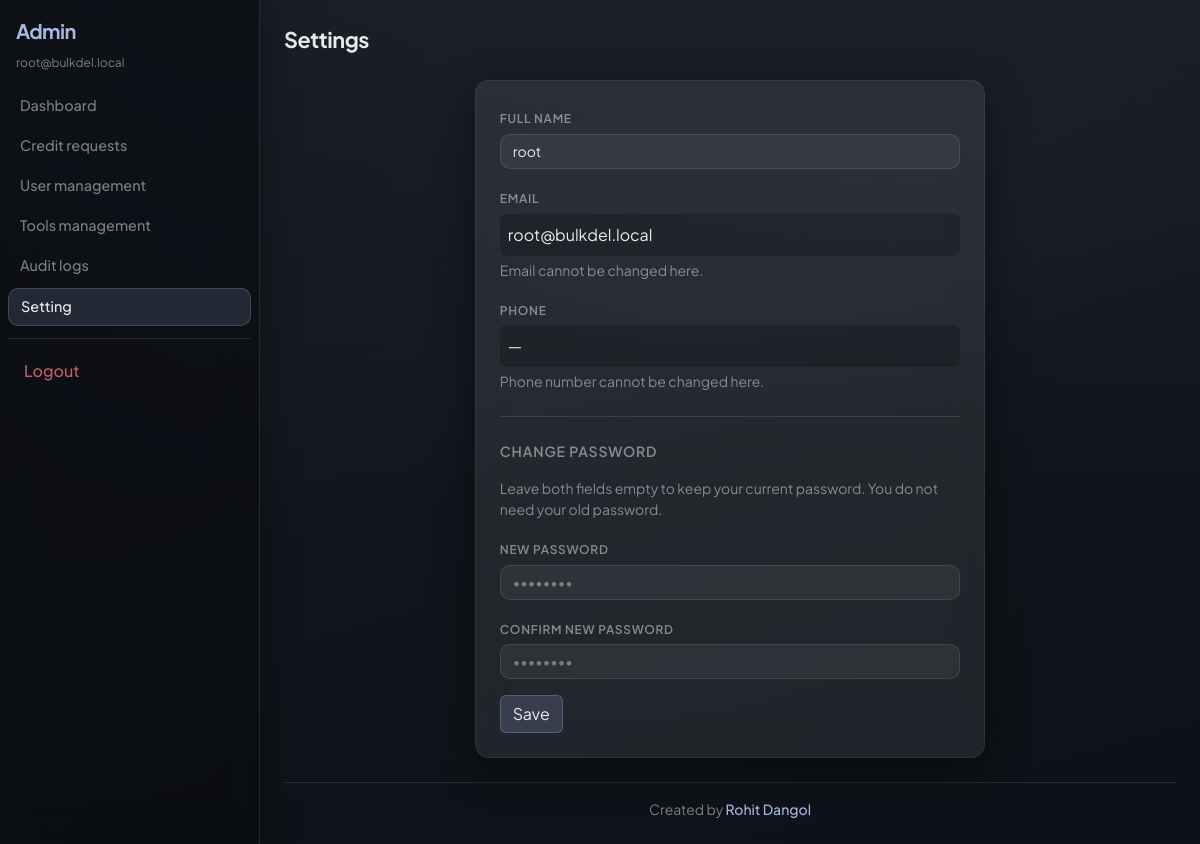
Page /admin-panel/settings/ (signed in) on the committed database.
### accounts/models.py (models this page shows, shortened)
class CustomUser(AbstractUser):
    username = None
    email = models.EmailField("email address", unique=True)
    full_name = models.CharField(max_length=255)
    role = models.CharField(
        max_length=20,
        choices=[("user", "User"), ("admin", "Admin")],
        default="user",
    )
    deleted_at = models.DateTimeField(null=True, blank=True)
    objects = CustomUserManager()
    USERNAME_FIELD = "email"
    REQUIRED_FIELDS = ["full_name"]
    class Meta:
        db_table = "accounts_user"
        ordering = ["-date_joined"]
    @property
    def is_admin_role(self) -> bool:
        return self.role == "admin"

class UserProfile(models.Model):
    user = models.OneToOneField(
        CustomUser,
        on_delete=models.CASCADE,
        related_name="profile",
    )
    avatar = models.ImageField(upload_to="avatars/", blank=True, null=True)
    phone = models.CharField(max_length=32, blank=True)
    timezone = models.CharField(max_length=64, default="UTC")
    status = models.CharField(max_length=64, blank=True)
    class Meta:
        db_table = "accounts_userprofile"

### adminpanel/views.py (the view)
# urls.py: path("settings/", views.settings_view, name="settings"),
@login_required
@admin_role_required
def settings_view(request):
    profile = request.user.profile
    if request.method == "POST":
        tuples = process_account_settings_post(request, request.user)
        flash_settings_messages(request, tuples)
        return redirect("adminpanel:settings")
    return render(request, "adminpanel/settings.html", {"profile": profile})

### core/context_processors.py (called while the page is built)
def _nav_section(path: str) -> str:
    if path.startswith("/tools"):
        return "tools"
    if path.startswith("/channels"):
        return "channel"
    if path.startswith("/billing"):
        return "billing"
    if path.startswith("/settings"):
        return "settings"
    if path.startswith("/dashboard"):
        return "dashboard"
    return "dashboard"

def _admin_nav_section(path: str) -> str:
    if path.startswith("/admin-panel/credit-requests"):
        return "credit_requests"
    if path.startswith("/admin-panel/users"):
        return "users"
    if path.startswith("/admin-panel/tools"):
        return "tools"
    if path.startswith("/admin-panel/audit"):
        return "audit"
    if path.startswith("/admin-panel/settings"):
        return "settings"
    if path.startswith("/admin-panel"):
        return "dashboard"
    return "dashboard"

def navigation(request):
    user = getattr(request, "user", None)
    path = getattr(request, "path_info", "") or ""
    is_admin = bool(
        user and user.is_authenticated and getattr(user, "is_admin_role", False)
    )
    show_user_sidenav = bool(
        user and user.is_authenticated and not is_admin
    )
    return {
        "nav_is_admin": is_admin,
        "nav_user_sidenav": show_user_sidenav,
        "nav_section": _nav_section(path),
        "nav_admin_section": _admin_nav_section(path) if is_admin else "",
    }

### templates/adminpanel/settings.html (shortened to what this page needs)
{% extends "base.html" %}
{% block content %}
<div class="tool-page-title mb-4">Settings</div>
<div class="row justify-content-center">
  <div class="col-md-7">
    <div class="glass-panel glass-panel--subtle p-3 p-md-4">
      <form method="post">
        {% include "accounts/includes/settings_fields.html" with show_timezone=False %}
        <button type="submit" class="btn btn-glass-primary">Save</button>
      </form>
    </div>
  </div>
</div>
{% endblock %}

### templates/base.html (shortened to what this page needs)
{% load static %}
<!DOCTYPE html>
<html lang="en">
<head>
  <link href="https://cdn.jsdelivr.net/npm/bootstrap@5.3.3/dist/css/bootstrap.min.css" rel="stylesheet">
  <link rel="stylesheet" href="{% static 'css/app.css' %}">
</head>
<body class="{% if user.is_authenticated %}{% if nav_user_sidenav or nav_is_admin %}glass-app {% endif %}{% endif %}bg-light">
{% if user.is_authenticated and nav_user_sidenav %}
<div class="d-flex flex-column min-vh-100">
  <header class="d-md-none glass-mobile-header px-3 py-2 d-flex align-items-center justify-content-between">
    <a class="text-decoration-none brand-mark" href="{% url 'core:dashboard' %}">BulkGame</a>
    <button class="btn btn-glass btn-sm" type="button" data-bs-toggle="offcanvas" data-bs-target="#userSidenavOffcanvas" aria-controls="userSidenavOffcanvas">Menu</button>
  </header>
  <div class="d-flex flex-grow-1 min-vh-0">
    <aside class="app-sidenav-aside d-none d-md-flex flex-column glass-sidenav py-3">
      <a class="text-decoration-none px-3 mb-2 brand-mark fs-5" href="{% url 'core:dashboard' %}">BulkGame</a>
      <div class="brand-subtle px-3 mb-3 text-truncate" title="{{ user.email }}">{{ user.email }}</div>
      {% include "includes/user_sidenav_links.html" %}
    </aside>
    <div class="offcanvas offcanvas-start d-md-none glass-offcanvas" tabindex="-1" id="userSidenavOffcanvas" aria-labelledby="userSidenavLabel">
      <div class="offcanvas-header border-bottom border-secondary border-opacity-25">
        <div>
          <div class="brand-mark" id="userSidenavLabel">BulkGame</div>
          <div class="brand-subtle text-truncate" style="max-width: 200px;">{{ user.email }}</div>
        </div>
        <button type="button" class="btn-close" data-bs-dismiss="offcanvas" aria-label="Close"></button>
      </div>
      <div class="offcanvas-body pt-3">
        {% include "includes/user_sidenav_links.html" %}
      </div>
    </div>
    <div class="flex-grow-1 overflow-auto">
      <div class="p-3 p-md-4 app-max">
{% elif user.is_authenticated and nav_is_admin %}
<div class="d-flex flex-column min-vh-100">
  <div class="d-flex flex-grow-1 min-vh-0">
    <aside class="app-sidenav-aside d-none d-md-flex flex-column glass-sidenav py-3">
      <a class="text-decoration-none px-3 mb-2 brand-mark fs-5" href="{% url 'adminpanel:dashboard' %}">Admin</a>
      <div class="brand-subtle px-3 mb-3 text-truncate" title="{{ user.email }}">{{ user.email }}</div>
      {% include "includes/admin_sidenav_links.html" %}
    </aside>
    <div class="flex-grow-1 overflow-auto">
      <div class="p-3 p-md-4 app-max">
{% endif %}
        {% block content %}{% endblock %}
        {% include "includes/site_footer.html" %}
{% if user.is_authenticated and nav_user_sidenav %}
      </div>
    </div>
  </div>
</div>
{% elif user.is_authenticated and nav_is_admin %}
      </div>
    </div>
  </div>
</div>
{% else %}
  </main>
{% endif %}
  <div class="toast-container position-fixed bottom-0 end-0 p-3" id="appToastContainer" style="z-index: 1080;"></div>
</body>
</html>

### templates/accounts/includes/settings_fields.html (shortened to what this page needs)
<div class="mb-3">
  <label class="form-label" for="id_full_name">Full name</label>
  <input type="text" name="full_name" id="id_full_name" class="form-control" value="{{ user.full_name }}" required autocomplete="name">
</div>
<div class="mb-3">
  <label class="form-label">Email</label>
  <p class="form-control-plaintext mb-0 py-2 rounded px-2" style="background:rgba(0,0,0,0.2);color:var(--text);">{{ user.email }}</p>
  <p class="small mb-0 mt-1" style="color:var(--text-muted);">Email cannot be changed here.</p>
</div>
<div class="mb-3">
  <label class="form-label">Phone</label>
  <p class="form-control-plaintext mb-0 py-2 rounded px-2" style="background:rgba(0,0,0,0.2);color:var(--text);">{{ profile.phone|default:"—" }}</p>
  <p class="small mb-0 mt-1" style="color:var(--text-muted);">Phone number cannot be changed here.</p>
</div>
<hr class="border-secondary border-opacity-25 my-4">
<div class="small text-uppercase mb-3" style="letter-spacing:0.06em;font-weight:600;color:var(--text-muted);">Change password</div>
<p class="small mb-3" style="color:var(--text-muted);">Leave both fields empty to keep your current password. You do not need your old password.</p>
<div class="mb-3">
  <label class="form-label" for="id_new_password">New password</label>
  <input type="password" name="new_password" id="id_new_password" class="form-control" autocomplete="new-password" placeholder="••••••••">
</div>
<div class="mb-3">
  <label class="form-label" for="id_confirm_password">Confirm new password</label>
  <input type="password" name="confirm_password" id="id_confirm_password" class="form-control" autocomplete="new-password" placeholder="••••••••">
</div>

### static/css/app.css (style rules this page uses)
:root { --app-max-width: 1080px; --bd-bg0: #0b0e12; --bd-bg1: #12161d; --bd-bg2: #0e1117; --glass-bg: rgba(255, 255, 255, 0.045); --glass-bg-strong: rgba(255, 255, 255, 0.08); --glass-border: rgba(255, 255, 255, 0.1); --glass-border-soft: rgba(255, 255, 255, 0.06); --text: rgba(245, 246, 250, 0.94); --text-muted: rgba(245, 246, 250, 0.48); --accent: #8b9dc9; --accent-2: #a8b8e0; --danger: #e07070; --success: #6bc9a8; --radius: 14px; --radius-sm: 10px; --shadow: 0 12px 40px rgba(0, 0, 0, 0.45); }
body.glass-app { font-family: "Plus Jakarta Sans", system-ui, -apple-system, sans-serif; background: radial-gradient(1200px 600px at 20% -10%, rgba(139, 157, 201, 0.12), transparent), radial-gradient(900px 500px at 100% 0%, rgba(108, 130, 180, 0.08), transparent), linear-gradient(165deg, var(--bd-bg0), var(--bd-bg1) 45%, var(--bd-bg2)); background-attachment: fixed; color: var(--text); min-height: 100vh; }
body.glass-app.bg-light { background: radial-gradient(1200px 600px at 20% -10%, rgba(139, 157, 201, 0.12), transparent), radial-gradient(900px 500px at 100% 0%, rgba(108, 130, 180, 0.08), transparent), linear-gradient(165deg, var(--bd-bg0), var(--bd-bg1) 45%, var(--bd-bg2)) !important; }
.app-max { max-width: var(--app-max-width); margin-left: auto; margin-right: auto; width: 100%; }
.glass-panel { background: var(--glass-bg); backdrop-filter: blur(18px); -webkit-backdrop-filter: blur(18px); border: 1px solid var(--glass-border); border-radius: var(--radius); box-shadow: var(--shadow); }
.glass-panel--subtle { background: var(--glass-bg-strong); border-color: var(--glass-border-soft); }
.glass-sidenav { background: rgba(8, 10, 14, 0.55); backdrop-filter: blur(20px); -webkit-backdrop-filter: blur(20px); border-right: 1px solid var(--glass-border) !important; box-shadow: 8px 0 32px rgba(0, 0, 0, 0.25); }
body.glass-app .form-select, body.glass-app .form-control { background: rgba(255, 255, 255, 0.05); border: 1px solid var(--glass-border); color: var(--text); border-radius: var(--radius-sm); font-size: 0.875rem; }
body.glass-app .form-label { color: var(--text-muted); font-size: 0.75rem; text-transform: uppercase; letter-spacing: 0.06em; font-weight: 600; margin-bottom: 0.35rem; }
body.glass-app .btn-glass-primary { background: rgba(139, 157, 201, 0.22); border-color: rgba(139, 157, 201, 0.35); color: var(--text); }
.tool-page-title { font-weight: 700; font-size: 1.35rem; letter-spacing: -0.02em; }
.brand-mark { color: var(--accent-2); font-weight: 700; letter-spacing: -0.03em; }
.brand-subtle { color: var(--text-muted); font-size: 0.75rem; }
body.glass-app input.form-control:not([type="checkbox"]):not([type="radio"]), body.glass-app input.form-control:focus { background: rgba(255, 255, 255, 0.06); color: var(--text); border-color: var(--glass-border); }
body.glass-app input::placeholder, body.glass-app textarea::placeholder { color: rgba(245, 246, 250, 0.38); }
body.glass-app .border-secondary { border-color: var(--glass-border) !important; }
body.glass-app hr { border-color: var(--glass-border); opacity: 1; }

### templates/base.html (style rules this page uses)
.app-sidenav-aside { width: 260px; min-width: 260px; }

### rows in the picture
CustomUser: email "root@bulkdel.local", full_name "root"
UserProfile: phone "—"
